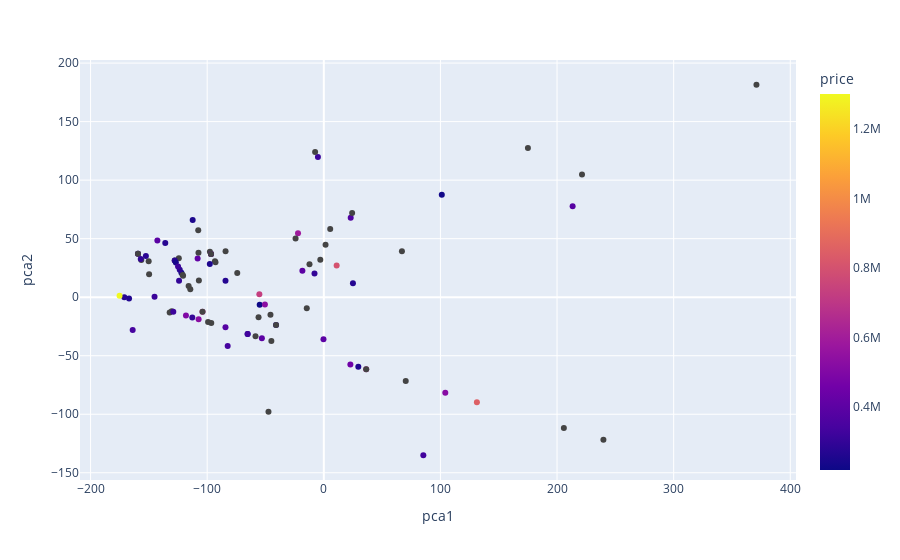

Notebook cell for this chart:
### Code cell
import plotly.express as px


# Create your plot
fig = px.scatter(pca_dataframe.head(100), x="pca1", y="pca2", color="price")
fig.show()
